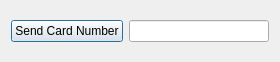
<?xml version="1.0" encoding="UTF-8"?>
<ui version="4.0">
 <class>RFIDreader</class>
 <widget class="QDialog" name="RFIDreader">
  <property name="geometry">
   <rect>
    <x>0</x>
    <y>0</y>
    <width>280</width>
    <height>62</height>
   </rect>
  </property>
  <property name="windowTitle">
   <string>Dialog</string>
  </property>
  <layout class="QGridLayout" name="gridLayout_2">
   <item row="0" column="0">
    <layout class="QGridLayout" name="gridLayout">
     <item row="0" column="0">
      <widget class="QPushButton" name="pushButton">
       <property name="text">
        <string>Send Card Number</string>
       </property>
      </widget>
     </item>
     <item row="0" column="1">
      <widget class="QLineEdit" name="lineEdit"/>
     </item>
    </layout>
   </item>
  </layout>
 </widget>
 <resources/>
 <connections/>
</ui>
